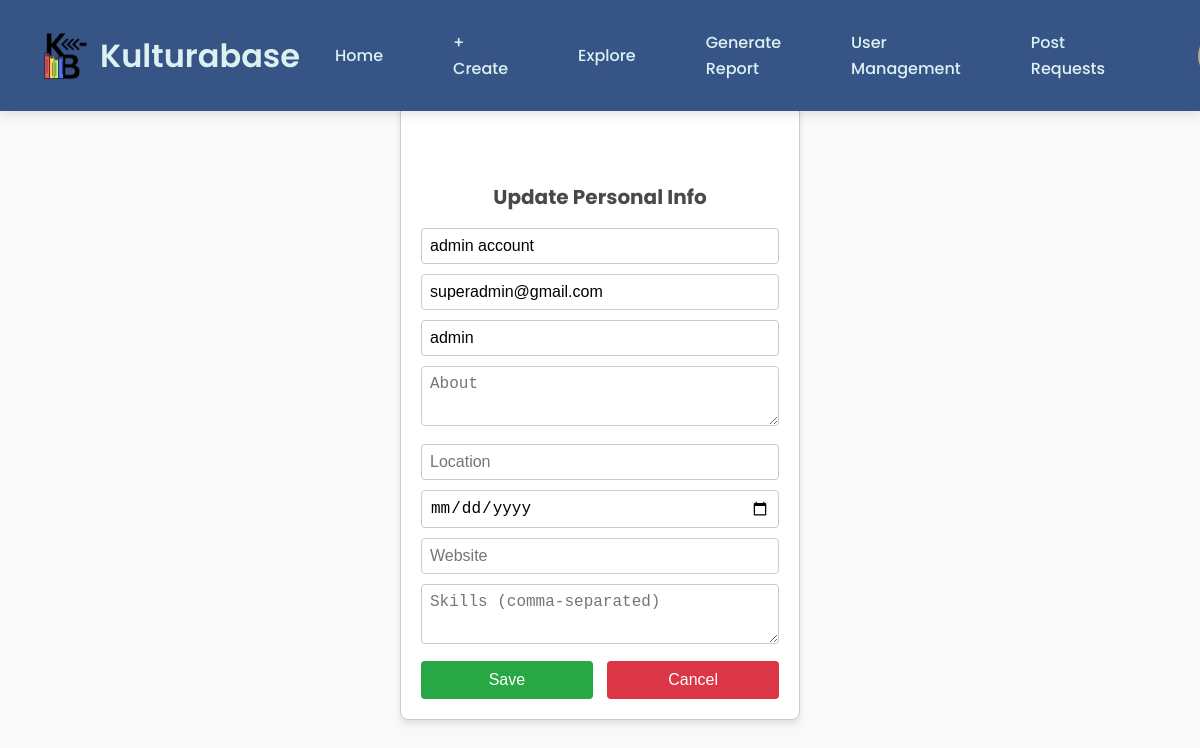
Screenshot of /user/settings.php (signed in) with the database file from the repository.
### tables this page shows
CREATE TABLE `users` (
  `id` int(11) NOT NULL,
  `email` varchar(255) NOT NULL,
  `username` varchar(255) NOT NULL,
  `password` varchar(255) NOT NULL,
  `full_name` varchar(255) NOT NULL,
  `about` text DEFAULT NULL,
  `location` varchar(255) DEFAULT NULL,
  `birthday` date DEFAULT NULL,
  `website` varchar(255) DEFAULT NULL,
  `skills` text DEFAULT NULL,
  `profile_picture` varchar(255) DEFAULT NULL,
  `isAdmin` tinyint(1) NOT NULL DEFAULT 0,
  `isPremium` tinyint(4) NOT NULL DEFAULT 0,
  `profile_background` varchar(255) DEFAULT NULL,
  `following_count` int(11) DEFAULT 0,
  `followers_count` int(11) DEFAULT 0
);

### user/settings.php (the view, shortened to what this page needs)
<?php
require 'db_conn.php';
$user_id = $_SESSION['user_id'];
$query = "SELECT full_name, email, username, about, location, birthday, website, skills FROM users WHERE id = '$user_id'";
$result = $conn->query($query);
if ($result->num_rows > 0) {
    $user = $result->fetch_assoc();
    $full_name = htmlspecialchars($user['full_name']);
    $email = htmlspecialchars($user['email']);
    $username = htmlspecialchars($user['username']);
    $about = htmlspecialchars($user['about']);
    $location = htmlspecialchars($user['location']);
    $birthday = htmlspecialchars($user['birthday']);
    $website = htmlspecialchars($user['website']);
    $skills = htmlspecialchars($user['skills']);
} else {
    echo "<script>
            alert('User not found.');
            window.location.href = 'home.php';
          </script>";
    exit();
}
?>
<!DOCTYPE html>
<html lang="en">
<head>
    <body style="margin: 0; padding: 0; display: flex; justify-content: center; align-items: center; height: 100vh; background-color: #f9f9f9;">
    <?php
    if (isset($_SESSION['isAdmin']) && $_SESSION['isAdmin'] == 1) {
        include 'components/layout/admin/navbar.php';
    } else {
        include 'components/layout/guest/navbar.php';
    }
    ?>
<div style="margin: 0; display: flex; justify-content: center; align-items: center; height: 100vh; background-color: #f9f9f9;">
    <div style="
        padding: 20px;
        width: 400px;
        border: 1px solid #ccc;
        border-radius: 8px;
        box-shadow: 0px 4px 6px rgba(0, 0, 0, 0.1);
        background-color: white;
    ">
        <h2 style="margin-top: 80px; margin-bottom: 15px; font-size: 20px; text-align: center;">Update Personal Info</h2>
        <form method="POST" action="update_info.php" style="display: flex; flex-direction: column;">
            <div style="margin-bottom: 10px;">
                <input
                    type="text"
                    name="full_name"
                    placeholder="Full Name"
                    value="<?php echo $full_name; ?>"
                    required
                    style="width: 100%; padding: 8px; font-size: 16px; border: 1px solid #ccc; border-radius: 4px;">
            </div>
            <div style="margin-bottom: 10px;">
                <input
                    type="email"
                    name="email"
                    placeholder="Email Address"
                    value="<?php echo $email; ?>"
                    required
                    style="width: 100%; padding: 8px; font-size: 16px; border: 1px solid #ccc; border-radius: 4px;">
            </div>
            <div style="margin-bottom: 10px;">
                <input
                    type="text"
                    name="username"
                    placeholder="Username"
                    value="<?php echo $username; ?>"
                    required
                    style="width: 100%; padding: 8px; font-size: 16px; border: 1px solid #ccc; border-radius: 4px;">
            </div>
            <div style="margin-bottom: 10px;">
                <textarea
                    name="about"
                    placeholder="About"
                    style="width: 100%; height: 60px; padding: 8px; font-size: 16px; border: 1px solid #ccc; border-radius: 4px;"><?php echo $about; ?></textarea>
            </div>
            <div style="margin-bottom: 10px;">
                <input
                    type="text"
                    name="location"
                    placeholder="Location"
                    value="<?php echo $location; ?>"
                    style="width: 100%; padding: 8px; font-size: 16px; border: 1px solid #ccc; border-radius: 4px;">
            </div>
            <div style="margin-bottom: 10px;">
                <input
                    type="date"
                    name="birthday"
                    value="<?php echo $birthday; ?>"
                    style="width: 100%; padding: 8px; font-size: 16px; border: 1px solid #ccc; border-radius: 4px;">
            </div>
            <div style="margin-bottom: 10px;">
                <input
                    type="url"
                    name="website"
                    placeholder="Website"
                    value="<?php echo $website; ?>"
                    style="width: 100%; padding: 8px; font-size: 16px; border: 1px solid #ccc; border-radius: 4px;">
            </div>
            <div style="margin-bottom: 10px;">
                <textarea
                    name="skills"
                    placeholder="Skills (comma-separated)"
                    style="width: 100%; height: 60px; padding: 8px; font-size: 16px; border: 1px solid #ccc; border-radius: 4px;"><?php echo $skills; ?></textarea>
            </div>
            <div style="display: flex; justify-content: space-between;">
                <button
                    type="submit"
                    style="
                        width: 48%;
                        padding: 10px;
                        font-size: 16px;
                        color: white;
                        background-color: #28a745;
                        border: none;
                        border-radius: 4px;
                        cursor: pointer;">
                    Save
                </button>
                <button
                    type="button"
                    style="
                        width: 48%;
                        padding: 10px;
                        font-size: 16px;
                        color: white;
                        background-color: #dc3545;
                        border: none;
                        border-radius: 4px;
                        cursor: pointer;"
                    onclick="window.location.href='settings.php';">
                    Cancel
                </button>
            </div>
        </form>
    </div>
</div>
</body>
</head>
</html>

### user/components/layout/admin/navbar.php (shortened to what this page needs)
<div class="navbar">
        <div style="display: flex; align-items: center;">
            <img src="assets/logo/logo.png" alt="Kulturifiko Logo">
            <h1>Kulturabase</h1>
        </div>
        <div class="nav-links">
            <a href="home.php" <?php echo basename($_SERVER['PHP_SELF']) == 'home.php' ? 'class="active"' : ''; ?>>Home</a>
            <a href="create-post.php" <?php echo basename($_SERVER['PHP_SELF']) == 'create-post.php' ? 'class="active"' : ''; ?>>+ Create</a>
            <a href="explore.php" <?php echo basename($_SERVER['PHP_SELF']) == 'explore.php' ? 'class="active"' : ''; ?>>Explore</a>
            <a href="generate_report.php" <?php echo basename($_SERVER['PHP_SELF']) == 'generate_report.php' ? 'class="active"' : ''; ?>>Generate Report</a>
            <a href="user_management.php" <?php echo basename($_SERVER['PHP_SELF']) == 'user_management.php' ? 'class="active"' : ''; ?>>User Management</a>
            <a href="post-requests.php" <?php echo basename($_SERVER['PHP_SELF']) == 'post-requests.php' ? 'class="active"' : ''; ?>>
                <i class="fas fa-tasks"></i> Post Requests
            </a>
            <div class="notification-dropdown">
                <div class="notification-icon" onclick="toggleNotificationDropdown()">
                </div>
            </div>
            <div class="user-dropdown">
                <div class="user-info" onclick="toggleUserDropdown()">
                    <?php
                    $user_id = $_SESSION['user_id'];
                    $query = "SELECT profile_picture, username FROM users WHERE id = ?";
                    $stmt = $conn->prepare($query);
                    $stmt->bind_param("i", $user_id);
                    $stmt->execute();
                    $result = $stmt->get_result();
                    $user = $result->fetch_assoc();
                    if ($user && !empty($user['profile_picture'])) {
                        $avatar_url = $user['profile_picture'];
                    } else {
                        $avatar_url = 'assets/hero/v07_20@Shanks.png';
                    }
                    ?>
                    <img src="<?php echo htmlspecialchars($avatar_url); ?>" alt="Profile" class="user-avatar">
                </div>
            </div>
        </div>
    </div>

### user/settings.php (style rules this page uses)
* { margin: 0; padding: 0; box-sizing: border-box; }
body { font-family: 'Poppins', sans-serif; background-color: #f7f7f7; color: #4A4947; line-height: 1.6; padding-top: 80px; }

### user/components/layout/admin/navbar.php (style rules this page uses)
.navbar { display: flex; justify-content: space-between; align-items: center; background-color: #365486; padding: 20px 40px; position: fixed; width: 100%; top: 0; z-index: 1000; box-shadow: 0 4px 10px rgba(0, 0, 0, 0.1); }
.navbar img { height: 50px; width: 50px; }
.navbar h1 { color: #DCF2F1; font-size: 2rem; font-weight: 600; margin-left: 10px; }
.navbar a { color: #DCF2F1; text-decoration: none; margin: 0 15px; font-size: 1rem; font-weight: 500; padding: 10px 20px; border-radius: 30px; transition: background-color 0.3s ease, color 0.3s ease; }
.nav-links { display: flex; align-items: center; }
.user-dropdown { position: relative; display: inline-block; margin-left: 15px; }
.user-info { display: flex; align-items: center; cursor: pointer; padding: 8px; border-radius: 50px; transition: background-color 0.3s ease; }
.user-avatar { width: 45px; height: 45px; border-radius: 50%; object-fit: cover; margin-right: 0; border: none; padding: 0; display: block; flex-shrink: 0; }
.notification-dropdown { position: relative; display: inline-block; margin-left: 15px; }
.notification-icon { cursor: pointer; padding: 10px; color: #DCF2F1; }

### rows the page displays
users: profile_picture (picture), full_name "admin account", email "superadmin@gmail.com", username "admin"
